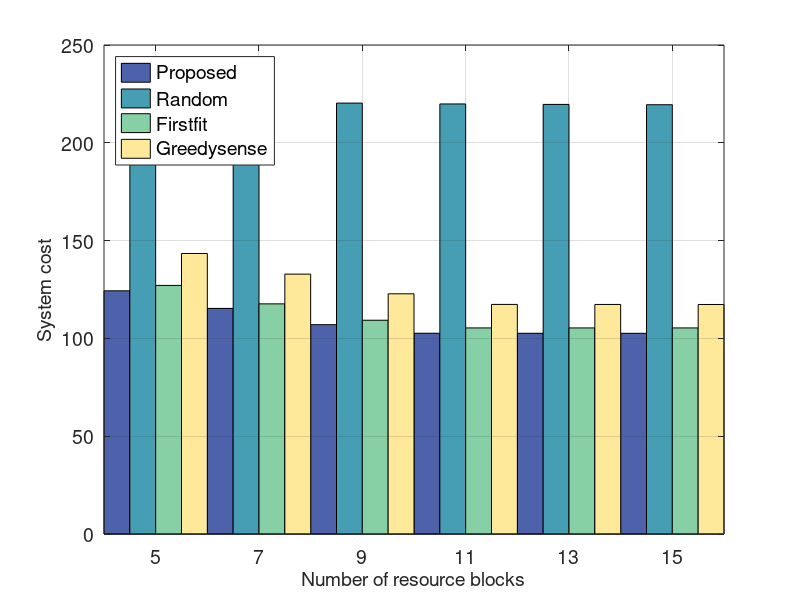

MATLAB code for this plot:
op1 = [124.346740675060;115.343934268455;107.030111841822;102.647103567230;102.625134889850;102.608877748380];
op1 = op1.';
%op2 = [203.842707203157,232.344913463887,275.150205231889,334.677399977851,364.816703791573,414.982351726124,438.977822617271];
op2 = [221.150051239766;220.052311984374;220.300160181396;219.866991992529;219.629868995281;219.474485348781];
op2 = op2.';
op3 = [127.092208800826;117.662353321895;109.289708074742;105.359357394520;105.359357394520;105.359357394520];
op3 = op3.';
op4 = [143.414645071846;132.859108871635;122.805859771876;117.379869280648;117.356857838087;117.339434667383];
op4 = op4.';
total = [op1;op2;op3;op4];
total = total.';
device = 5:2:15;

p = bar(device,total,1);
set(p(1),'FaceColor',[78,98,171]/255)
set(p(2),'FaceColor',[70,158,180]/255)
set(p(3),'FaceColor',[135,207,164]/255)
set(p(4),'FaceColor',[254,232,154]/255)
grid on;
set(gca,'fontsize',14);
xlabel('Number of resource blocks','fontsize',14);
ylabel('System cost','fontsize',14);
legend('Proposed','Random','Firstfit','Greedysense','location','northwest','fontsize',14);